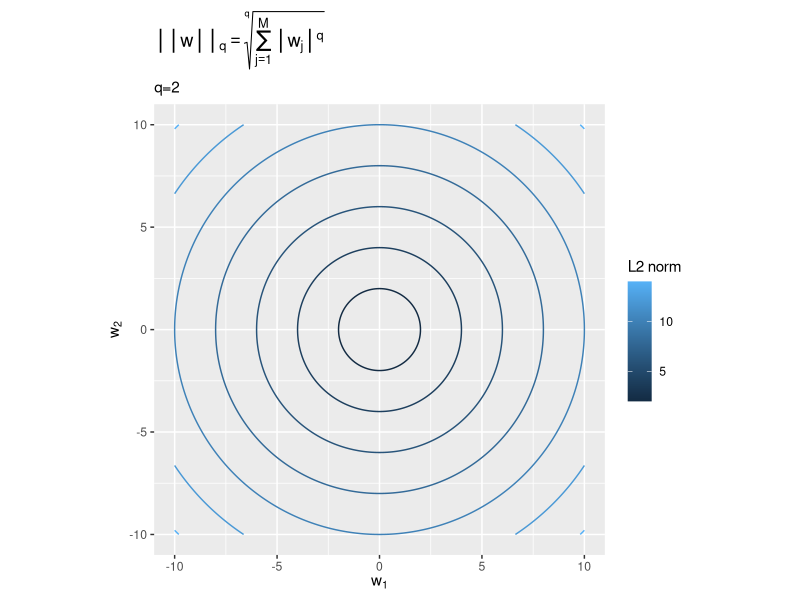
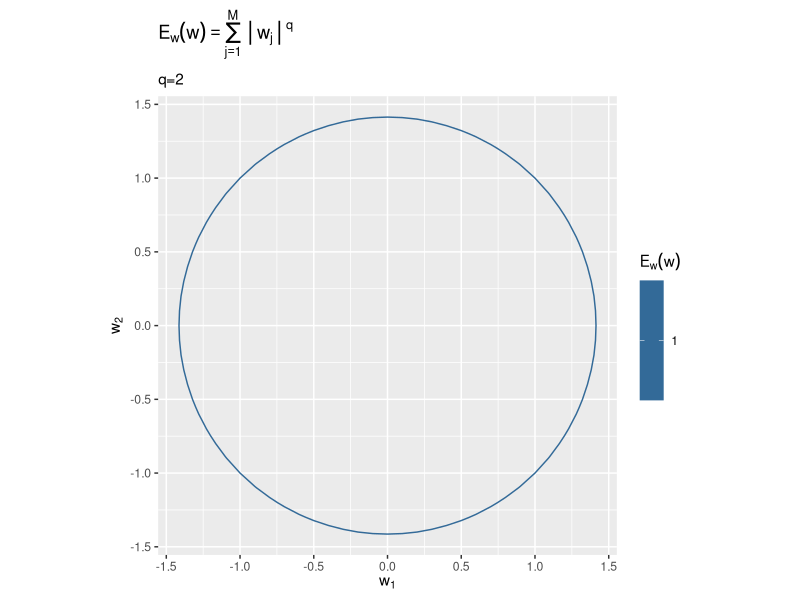

Here is the R script that generated these plots, in order:

# ch3.1.4：Lpノルム ----------------------------------------------------------

# 3.1.4項で利用するパッケージ
library(tidyverse)
library(gganimate)


### Lpノルムのグラフ -----

# 作図用のwの範囲を指定
w_vec <- seq(-10, 10, by = 0.1)


# 値を指定
q <- 2

# Lpノルムを計算
norm_df <- tidyr::tibble(
  w_1 = rep(w_vec, times = length(w_vec)), # w1の値
  w_2 = rep(w_vec, each = length(w_vec)), # w2の値
  Lq_norm = (abs(w_1)^q + abs(w_2)^q)^(1 / q) # ノルム
)

# ノルムの等高線図を作成
ggplot(norm_df, aes(x = w_1, y = w_2, z = Lq_norm, color = ..level..)) + 
  geom_contour() + # 等高線グラフ
  #geom_contour(breaks = 1.0) + # 等高線グラフ:(値を指定)
  coord_fixed(ratio = 1) + # アスペクト比
  labs(title = expression(group("|", group("|", w, "|"), "|")[q] == sqrt(sum(group("|", w[j], "|")^q, j==1, M), q)), 
       subtitle = paste0("q=", q), 
       x = expression(w[1]), y = expression(w[2]), color = paste0("L", q, " norm"))


# 正則化項を計算
E_df <- tidyr::tibble(
  w_1 = rep(w_vec, times = length(w_vec)), # w1の値
  w_2 = rep(w_vec, each = length(w_vec)), # w2の値
  E_w = (abs(w_1)^q + abs(w_2)^q) / q # 正則化項
)

# 正則化項の等高線図を作成
ggplot(E_df, aes(x = w_1, y = w_2, z = E_w, color = ..level..)) + 
  #geom_contour() + # 等高線グラフ
  geom_contour(breaks = 1.0) + # 等高線グラフ:(値を指定)
  coord_fixed(ratio = 1) + # アスペクト比
  labs(title = expression(E[w](w) == sum(group("|", w[j], "|")^q, j==1, M)), 
       subtitle = paste0("q=", q), 
       x = expression(w[1]), y = expression(w[2]), color = expression(E[w](w)))


### qと形状の関係 -----

# qの最大値を指定
q_max <- 7.5

# 使用するqの値を作成
q_vec <- seq(0.5, q_max, by = 0.1)
length(q_vec)

# qごとにノルムを計算
anime_df <- tidyr::tibble()
for(q in q_vec) {
  # Lpノルムを計算
  tmp_norm_df <- tidyr::tibble(
    q = q, 
    w_1 = rep(w_vec, times = length(w_vec)), # w1の値
    w_2 = rep(w_vec, each = length(w_vec)), # w2の値
    Lq_norm = (abs(w_1)^q + abs(w_2)^q)^(1 / q) # ノルム
  )
  
  # 結果を結合
  anime_df <- rbind(anime_df, tmp_norm_df)
}


# ノルムの等高線図を作成
anime_graph <- ggplot(anime_df, aes(x = w_1, y = w_2, z = Lq_norm, color = ..level..)) + 
  geom_contour() + # 等高線グラフ
  gganimate::transition_manual(q) + # フレーム
  coord_fixed(ratio = 1) + # アスペクト比
  labs(title = expression(group("|", group("|", w, "|"), "|")[q] == sqrt(sum(group("|", w[j], "|")^q, j==1, M), q)), 
       subtitle = paste0("q={current_frame}"), 
       x = expression(w[1]), y = expression(w[2]), color = "Lp norm")

# gif画像に変換
gganimate::animate(anime_graph, nframes = length(q_vec), fps = 10)
